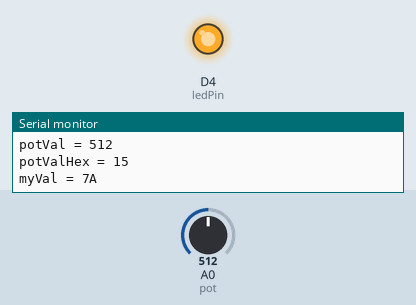
This sketch was run on a simulated ESP8266 (NodeMCU). On the bench: output pins drawn as LEDs (lit = HIGH), the last lines printed to the serial monitor. The test bench sets the inputs (shaded band); at power-on: A0 (pot) = 512.

Above: at 5.8 s.
5.9 s: A0 (pot) set to 716
At 11.7 s:
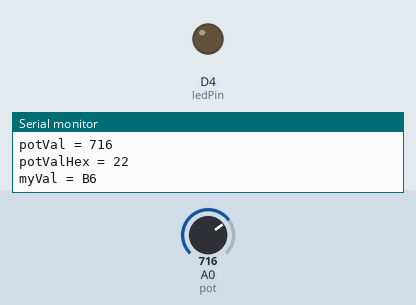
11.9 s: A0 (pot) set to 900
Timing chart, 0 to 22.5 s (numbered marks = the images above; inputs shaded):
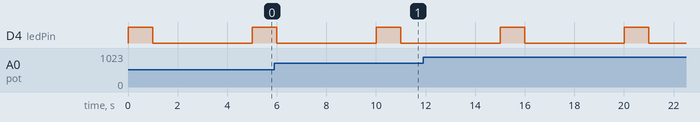

The sketch:

autoSetup_plant2.ino
```cpp
#include <SoftwareSerial.h>

#define pot A0
#define ledPin D4 // built in LED

// Using uint16_t to decode compressed plant humidity value
const uint16_t plantEncoder[] = {    0x0,   // 0
                                     0x1,   // 1
                                     0x2,   // 2
                                     0x3,   // 3
                                     0x4,   // 4
                                     0x5,   // 5
                                     0x6,   // 6
                                     0x7,   // 7
                                     0x8,   // 8
                                     0x9,   // 9
                                     0xA,   // 10
                                     0xB,   // 11
                                     0xC,   // 12
                                     0xD,   // 13
                                     0xE,   // 14
                                     0xF,   // 15
                                     0x10,   // 16
                                     0x11,   // 17
                                     0x12,   // 18
                                     0x13,   // 19
                                     0x14,   // 20
                                     0x15,   // 21
                                     0x16,   // 22
                                     0x17,   // 23
                                     0x18,   // 24
                                     0x19,   // 25
                                     0x1A,   // 26
                                     0x1B,   // 27
                                     0x1C,   // 28
                                     0x1D,   // 29
                                     0x1E,   // 30
                                     0x1F,   // 31
                                } ;
const uint16_t plantVals[] = {  32, 64, 96, 128, 160, 192, 224, 256, 288, 320, 352, 384,
                                416, 448, 480, 512, 544, 576, 608, 640, 672, 704, 736, 768,
                                800, 832, 864, 896, 928, 960, 992, 1023
                              } ;

// args: arr[] is the plant value you want to compare
//       hexArr[] is the associated hex value of compressed data
//       n is the size of the arr (both arr[] and hexArr[])
//       val is the original ADC reading
uint16_t linSearch(const uint16_t arr[], const uint16_t hexArr[], uint8_t n, uint16_t val){
  static unsigned char i ;

  for(i = 0; i < n; i++){
    if(val <= plantVals[i]){
      Serial.print("\nval in hex: "); Serial.print(plantEncoder[i], HEX) ;
      return plantEncoder[i] ;
    }
  }
  Serial.println("ERROR: val not found") ;
  return 0 ;
}


uint16_t potValHex = 0 ;
uint8_t n = sizeof(plantEncoder)/sizeof(plantEncoder[0]) ; // size of both arrs
int potVal = 0;
int plantNum = 0x02 ;
int desiredVal = 600;  // pot reading between 300 and 600
bool isWatered = true;
unsigned char myVal = 0x00;

SoftwareSerial mySerial(D2, D3); // RX | TX

void setup()
{
  Serial.begin(38400) ;
  mySerial.begin(9600);
  pinMode(pot, INPUT);
  pinMode(ledPin, OUTPUT);

  // set the pins to LOW
  digitalWrite(ledPin,LOW);
}

void loop()
{
  potVal = analogRead(pot);

  if (potVal < desiredVal){
    isWatered = bitWrite(myVal,2,0);
  }
  else{
    isWatered = bitWrite(myVal,2,1);
  }

  potValHex = linSearch(plantEncoder, plantVals, n, potVal) ;
  Serial.print("\npotVal = "); Serial.print(potVal, DEC) ;
  Serial.print("\npotValHex = "); Serial.print(potValHex, DEC) ;
  myVal = myVal | plantNum;
  //myVal = myVal | (potVal/32) << 3;
  myVal = myVal | (potValHex << 3) ;
  mySerial.write(myVal);
  Serial.print("\nmyVal = "); Serial.print(myVal, HEX);
  myVal = 0x00;

  digitalWrite(ledPin,HIGH);
  delay(1000);
  digitalWrite(ledPin, LOW);

  delay(4000);
}
```

examplePID.ino
```cpp
const int desiredPosition = 90 ;
const int lowerBound = 0 ;
const int upperBound = 180 ;

const int kp = 500 ;
const int ki = 1 ;
const int kd = 3000 ;

void controllerPID(void) ;
int calculateError(void) ;
int calculateInteg(void) ;
int calculateDeriv(void) ;

//void setup() {
//  // put your setup code here, to run once:
//
//}
//
//void loop() {
//  // put your main code here, to run repeatedly:
//
//}

void controllerPID(void){
  /* keep functions as void for now */
//  calculateError(void) ;
//  calculateInteg(void) ;
//  calculateDeriv(void) ;
}

int calculateError(void){
    return 90 ;
}
```

Measured:
- by itself, D4 (ledPin): alternates HIGH for 1.0 s and LOW for 4.0 s
